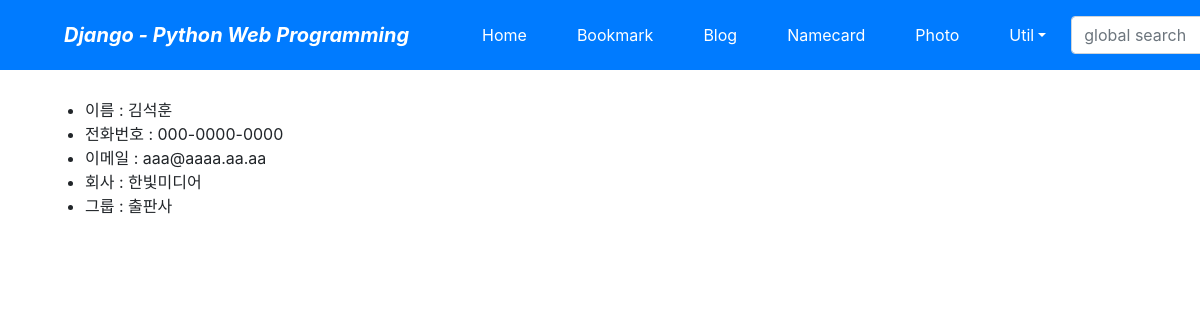
Page /namecard/1/ on the committed database.
### namecard/models.py (models this page shows, shortened)
class Namecard_TBL(models.Model):
    name = models.CharField('NAME', max_length=100, blank=False)
    tel = models.CharField('MOBILE', max_length=50, blank=False)
    company = models.CharField('COMPANY', max_length=50, blank=True)
    email = models.EmailField('EMAIL', max_length=50,blank=True)
    group = models.CharField('Group', max_length=50, blank=True)
    create_dt = models.DateTimeField('CREATE DATE', auto_now_add=True)
    modify_dt = models.DateTimeField('MODIFY DATE', auto_now=True)
    birth_dt = models.DateTimeField('BIRTH DATE' , auto_now=False)
    class Meta:
        ordering = ('group','name',)

### namecard/views.py (the view)
# urls.py: path('<int:pk>/', views.NamecardDV.as_view(), name='detail'),
class NamecardDV(DetailView):
    model = Namecard_TBL

### namecard/templates/namecard/namecard_tbl_detail.html (shortened to what this page needs)
{% extends "base.html" %}
{% block content %}
<ul>
    <li>이름 : {{object.name}}</li>
    <li>전화번호 : {{object.tel}}</li>
    <li>이메일 : {{object.email}}</li>
    <li>회사 : {{object.company}}</li>
    <li>그룹 : {{object.group}}</li>
</ul>
{% endblock %}

### rows in the picture
Namecard_TBL: name "김석훈", tel "000-0000-0000", email "aaa@aaaa.aa.aa", company "한빛미디어", group "출판사"
